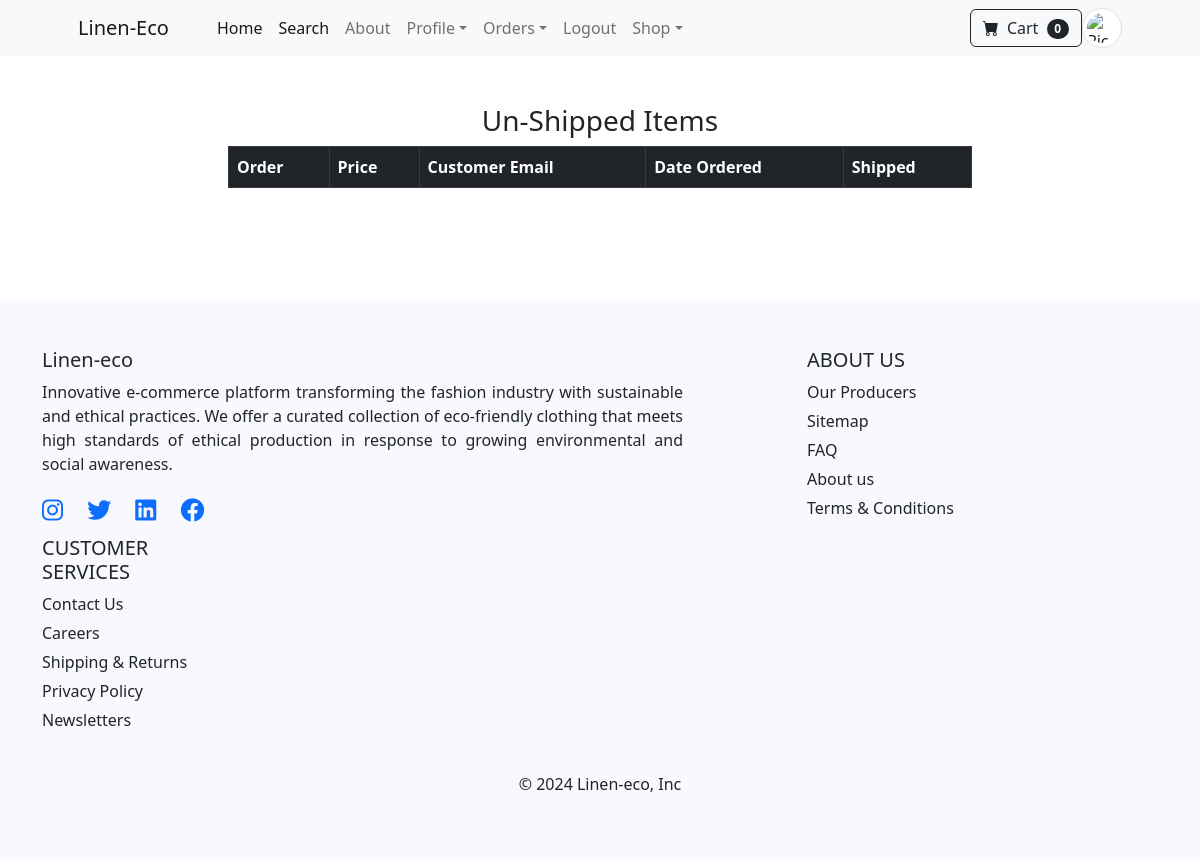
Page /payment/not_shipped_dash (signed in) on the earlier database version.
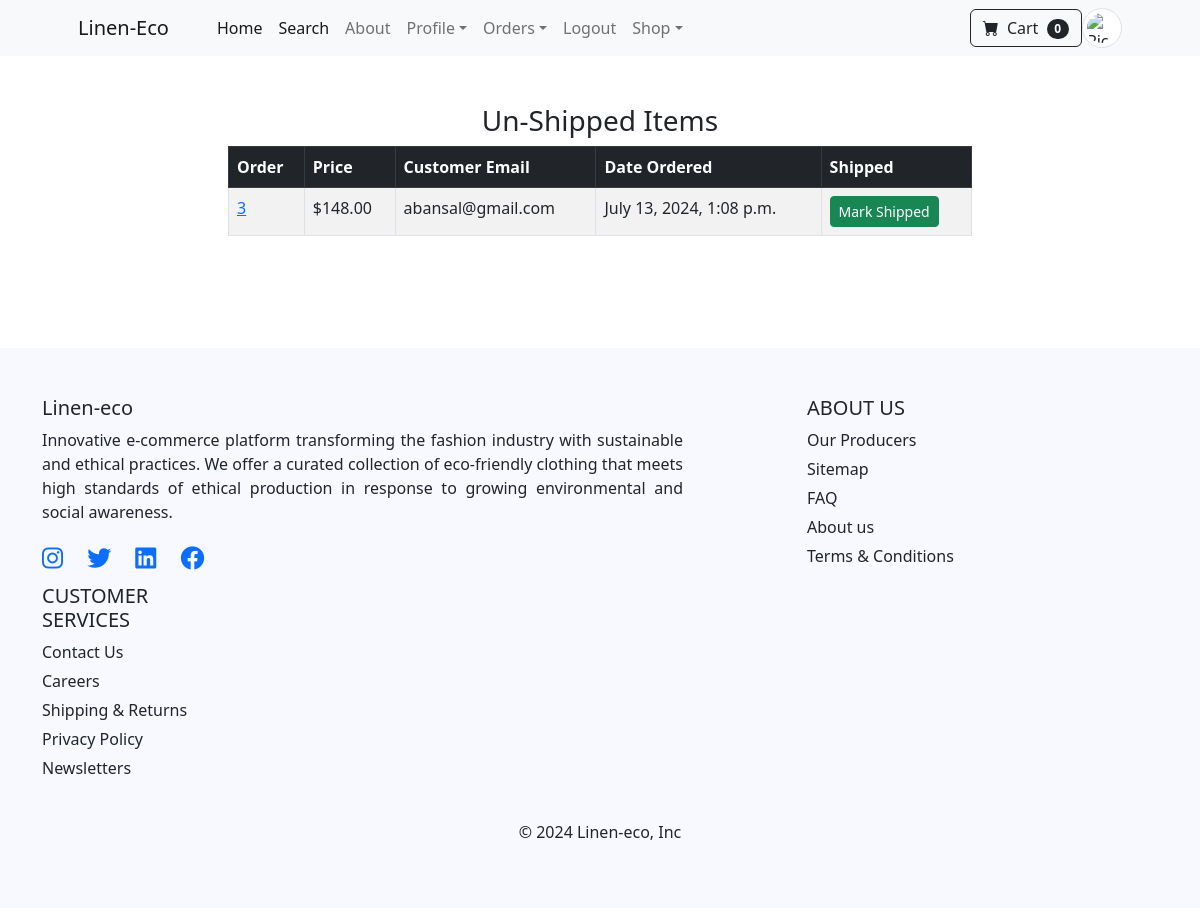
Same page on the later database version.
### payment/models.py (models this page shows, shortened)
class Order(models.Model):
    user = models.ForeignKey(User, on_delete=models.CASCADE, null=True, blank=True)
    full_name = models.CharField(max_length=250)
    email = models.EmailField(max_length=250)
    shipping_address = models.TextField(max_length=15000)
    amount_paid = models.DecimalField(max_digits=7, decimal_places=2)
    date_ordered = models.DateTimeField(auto_now_add=True)
    shipped = models.BooleanField(default=False)
    date_shipped = models.DateTimeField(blank=True, null=True)

### payment/views.py (the view, shortened to what this page needs)
# urls.py: path('not_shipped_dash', views.not_shipped_dash, name="not_shipped_dash"),
def not_shipped_dash(request):
    if request.user.is_authenticated and request.user.is_superuser:
        orders = Order.objects.filter(shipped=False)
        return render(request, "payment/not_shipped_dash.html", {"orders": orders})
    else:
        messages.success(request, "Access Denied")
        return redirect('home')

### cart/cart.py (called while the page is built)
    def __len__(self):
        return len(self.cart)

### cart/context_processors.py (called while the page is built)
def cart(request):
    return {'cart': Cart(request)}

### store/context_processors.py (called while the page is built)
def user_profile(request):
    profile = None
    if request.user.is_authenticated:
        try:
            profile = UserProfile.objects.get(user=request.user)
        except UserProfile.DoesNotExist:
            pass
    return {'user_profile': profile}

### payment/templates/payment/not_shipped_dash.html (shortened to what this page needs)
{% extends 'base.html' %}
{% block content %}
        <div class="container">
        	<div class="row">
        		<center>
        			<div class="col-8">
        				<br/><br/>
<h3>Un-Shipped Items</h3>
<table class="table table-striped table-hover table-bordered">
  <thead class="table-dark">
    <tr>
      <th scope="col">Order</th>
      <th scope="col">Price</th>
      <th scope="col">Customer Email</th>
      <th scope="col">Date Ordered</th>
      <th scope="col">Shipped</th>
    </tr>
  </thead>
  <tbody>
  	{% for item in orders %}
    <tr>
      <td><a href="{% url 'orders' item.id %}">{{ item.id }}</a></td>
      <td>${{ item.amount_paid }}</td>
      <td>{{ item.email }}</td>
      <td>{{ item.date_ordered }}</td>
      <td>
        <form method="POST">
          <button type="Submit" class="btn btn-success btn-sm">Mark Shipped</button>
        </form>
      </td>
    </tr>
    {% endfor %}
  </tbody>
</table>
<br/><br/>
<br/><br/>
        			</div>
        		</center>
        	</div>
        </div>
{% endblock %}

Differences in the rows shown:
added Order: id "3", amount_paid "148.00", email "abansal@gmail.com", date_ordered "July 13, 2024, 1:08 p.m."
